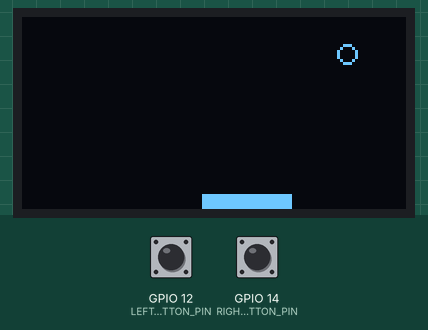
A program run on a simulated ESP32-S3. On the bench: 128×64 one-colour display. The test bench sets the inputs (shaded band); at power-on: GPIO 12 (LEFT_BUTTON_PIN) HIGH, GPIO 14 (RIGHT_BUTTON_PIN) HIGH.

Above: at 1.2 s.
1.3 s: GPIO 12 (LEFT_BUTTON_PIN) pulled LOW for 0.15 s
At 1.77 s:
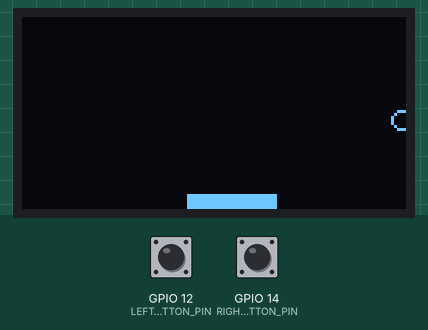
2.0 s: GPIO 14 (RIGHT_BUTTON_PIN) pulled LOW for 0.15 s
At 2.3 s:
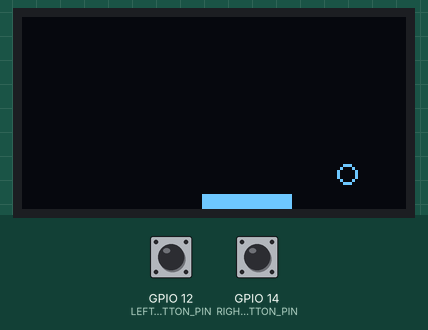
2.7 s: GPIO 12 (LEFT_BUTTON_PIN) pulled LOW for 1 s
At 4.04 s:
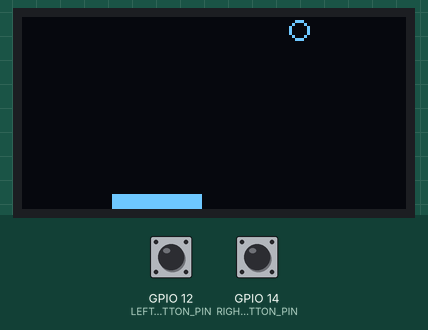
4.3 s: GPIO 14 (RIGHT_BUTTON_PIN) pulled LOW for 1 s
At 5.65 s:
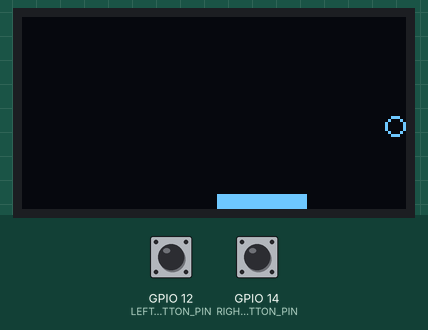
Timing chart, 0 to 6.9 s (numbered marks = the images above; inputs shaded):
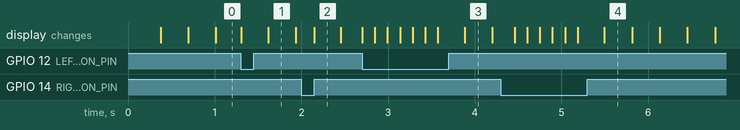

The program:

main.cpp
```cpp
#include <Arduino.h>
#include <U8g2lib.h>

//构造对象
U8G2_SSD1306_128X64_NONAME_F_4W_SW_SPI  u8g2(U8G2_R0, 18, 13, 4, 2, 15);

// 定义按键引脚
#define LEFT_BUTTON_PIN 12
#define RIGHT_BUTTON_PIN 14

// 游戏变量
int paddleX = 60; // 板子初始位置
const int paddleWidth = 30;
const int paddleHeight = 5;
int ballX = 64; // 小球初始位置
int ballY = 32;
int ballSpeedX = 2; // 小球水平速度
int ballSpeedY = 2; // 小球垂直速度

// 消抖延迟
const int time = 10;

void setup() {
    pinMode(LEFT_BUTTON_PIN, INPUT_PULLUP);
    pinMode(RIGHT_BUTTON_PIN, INPUT_PULLUP);
    u8g2.begin();
}

bool readButton(int pin) {
    bool state = digitalRead(pin);
    delay(time); // 消抖延迟
    return state == digitalRead(pin); // 检查状态是否稳定
}

void loop() {
    // 持续检查按键状态以实现长按移动
    if (digitalRead(LEFT_BUTTON_PIN) == LOW) {
        paddleX = paddleX - 5; // 向左移动
        delay(100); // 控制移动速度
    }
    if (digitalRead(RIGHT_BUTTON_PIN) == LOW) {
        paddleX = paddleX + 5; // 向右移动
        delay(100); // 控制移动速度
    }

    // 限制板子位置
    if (paddleX < 0) paddleX = 0;
    if (paddleX > 128 - paddleWidth) paddleX = 128 - paddleWidth;

    // 更新小球位置
    ballX = ballX + ballSpeedX;
    ballY = ballY - ballSpeedY;

    // 碰撞检测
    if (ballX <= 0 || ballX >= 128) {
        ballSpeedX = -ballSpeedX; // 水平反弹
    }
    if (ballY <= 0) {
        ballSpeedY = -ballSpeedY; // 垂直反弹
    }
    if (ballY >= 64 - paddleHeight && ballX >= paddleX && ballX <= paddleX + paddleWidth) {
        ballSpeedY = -ballSpeedY; // 与板子碰撞
    }

    // 如果小球落到底部，重置游戏
    if (ballY > 64) {
        ballX = 64;
        ballY = 32;
        ballSpeedX = 2;
        ballSpeedY = 2;
    }

    // 清屏并绘制
    u8g2.clearBuffer();
    u8g2.drawBox(paddleX, 64 - paddleHeight, paddleWidth, paddleHeight); // 绘制板子
    u8g2.drawCircle(ballX, ballY, 3); // 绘制小球
    u8g2.sendBuffer();

    delay(20); // 控制帧率
}
```
